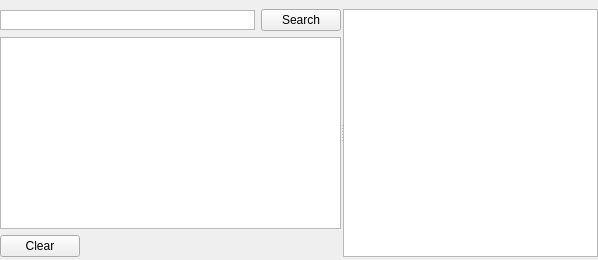
      <widget class="QWidget" name="tab_rtmp">
       <property name="layoutDirection">
        <enum>Qt::LeftToRight</enum>
       </property>
       <attribute name="title">
        <string>RTMP</string>
       </attribute>
       <layout class="QHBoxLayout" name="horizontalLayout_5">
        <property name="spacing">
         <number>6</number>
        </property>
        <property name="leftMargin">
         <number>0</number>
        </property>
        <property name="topMargin">
         <number>3</number>
        </property>
        <property name="rightMargin">
         <number>0</number>
        </property>
        <property name="bottomMargin">
         <number>0</number>
        </property>
        <item>
         <widget class="QSplitter" name="rtmpSplitter">
          <property name="sizePolicy">
           <sizepolicy hsizetype="Expanding" vsizetype="Expanding">
            <horstretch>0</horstretch>
            <verstretch>0</verstretch>
           </sizepolicy>
          </property>
          <property name="frameShape">
           <enum>QFrame::NoFrame</enum>
          </property>
          <property name="frameShadow">
           <enum>QFrame::Plain</enum>
          </property>
          <property name="lineWidth">
           <number>0</number>
          </property>
          <property name="orientation">
           <enum>Qt::Horizontal</enum>
          </property>
          <property name="opaqueResize">
           <bool>true</bool>
          </property>
          <property name="handleWidth">
           <number>2</number>
          </property>
          <property name="childrenCollapsible">
           <bool>false</bool>
          </property>
          <widget class="QWidget" name="verticalLayoutWidget">
           <layout class="QVBoxLayout" name="verticalLayout">
            <property name="leftMargin">
             <number>0</number>
            </property>
            <property name="topMargin">
             <number>6</number>
            </property>
            <property name="rightMargin">
             <number>0</number>
            </property>
            <property name="bottomMargin">
             <number>3</number>
            </property>
            <item>
             <layout class="QHBoxLayout" name="horizontalLayout_10">
              <item>
               <widget class="QTextEdit" name="rtmpTextSearch">
                <property name="sizePolicy">
                 <sizepolicy hsizetype="Expanding" vsizetype="Minimum">
                  <horstretch>0</horstretch>
                  <verstretch>0</verstretch>
                 </sizepolicy>
                </property>
                <property name="maximumSize">
                 <size>
                  <width>16777215</width>
                  <height>20</height>
                 </size>
                </property>
                <property name="inputMethodHints">
                 <set>Qt::ImhNone</set>
                </property>
                <property name="verticalScrollBarPolicy">
                 <enum>Qt::ScrollBarAlwaysOff</enum>
                </property>
                <property name="horizontalScrollBarPolicy">
                 <enum>Qt::ScrollBarAlwaysOff</enum>
                </property>
                <property name="lineWrapMode">
                 <enum>QTextEdit::NoWrap</enum>
                </property>
                <property name="acceptRichText">
                 <bool>false</bool>
                </property>
               </widget>
              </item>
              <item>
               <widget class="QPushButton" name="rtmpButtonSearch">
                <property name="maximumSize">
                 <size>
                  <width>16777215</width>
                  <height>25</height>
                 </size>
                </property>
                <property name="text">
                 <string>Search</string>
                </property>
               </widget>
              </item>
             </layout>
            </item>
            <item>
             <widget class="QListWidget" name="rtmpList">
              <property name="midLineWidth">
               <number>0</number>
              </property>
              <property name="textElideMode">
               <enum>Qt::ElideNone</enum>
              </property>
              <property name="spacing">
               <number>0</number>
              </property>
              <property name="viewMode">
               <enum>QListView::ListMode</enum>
              </property>
              <property name="modelColumn">
               <number>0</number>
              </property>
              <property name="uniformItemSizes">
               <bool>false</bool>
              </property>
              <property name="wordWrap">
               <bool>false</bool>
              </property>
              <property name="selectionRectVisible">
               <bool>false</bool>
              </property>
             </widget>
            </item>
            <item>
             <layout class="QHBoxLayout" name="horizontalLayout_8">
              <item>
               <widget class="QPushButton" name="rtmpButtonClear">
                <property name="text">
                 <string>Clear</string>
                </property>
               </widget>
              </item>
              <item>
               <spacer name="horizontalSpacer_2">
                <property name="orientation">
                 <enum>Qt::Horizontal</enum>
                </property>
                <property name="sizeHint" stdset="0">
                 <size>
                  <width>40</width>
                  <height>20</height>
                 </size>
                </property>
               </spacer>
              </item>
             </layout>
            </item>
           </layout>
          </widget>
          <widget class="QWidget" name="verticalLayoutWidget_2">
           <layout class="QVBoxLayout" name="verticalLayout_6">
            <property name="leftMargin">
             <number>0</number>
            </property>
            <property name="topMargin">
             <number>6</number>
            </property>
            <property name="rightMargin">
             <number>0</number>
            </property>
            <property name="bottomMargin">
             <number>3</number>
            </property>
            <item>
             <widget class="QTextEdit" name="rtmpView">
              <property name="lineWrapMode">
               <enum>QTextEdit::NoWrap</enum>
              </property>
              <property name="acceptRichText">
               <bool>false</bool>
              </property>
             </widget>
            </item>
           </layout>
          </widget>
         </widget>
        </item>
       </layout>
      </widget>
